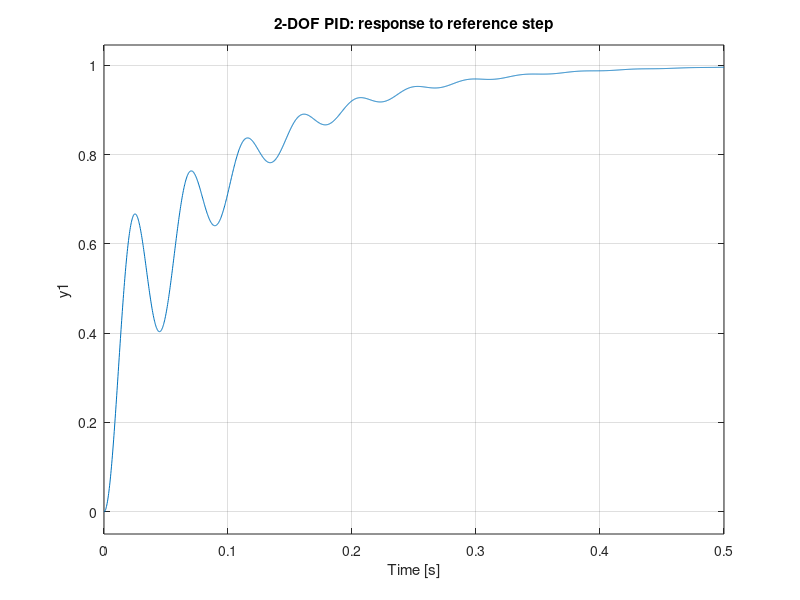
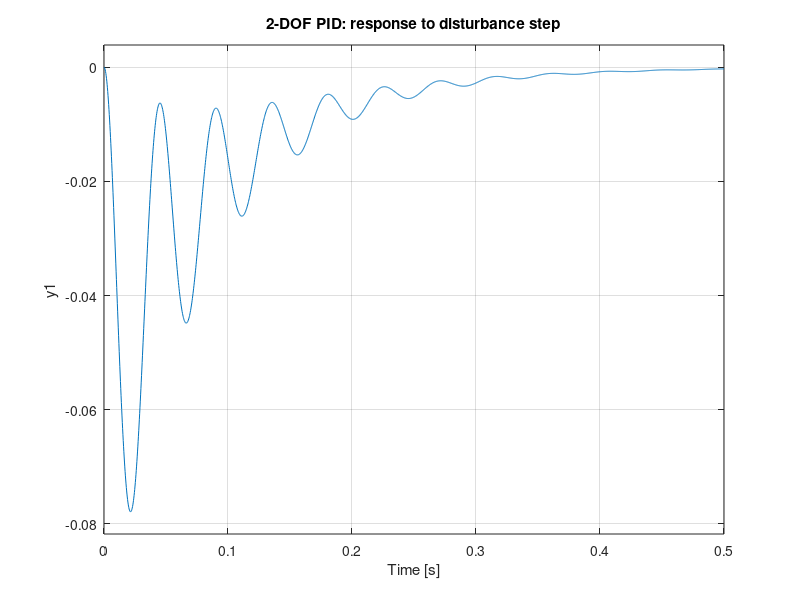

Here is the MATLAB script that generated these plots, in order:
% Robot joint plant: G(s) = K / ((T_m s + 1) s)
K  = 50;
Tm = 0.05;
s  = tf('s');
G  = K / ((Tm * s + 1) * s);

% Feedback-side PID
Kp = 20;
Ki = 200;
Kd = 0.02;

Cy = Kp + Ki / s + Kd * s;

% 2-DOF weights
b = 0.3;
c = 0.0;

Cr = Kp * b + Ki / s + Kd * c * s;

% Closed-loop from reference and from disturbance
Tr = minreal(G * Cr / (1 + G * Cy));
Td = minreal(G / (1 + G * Cy));

t = linspace(0, 0.5, 2000);
figure; step(Tr, t); grid on;
title('2-DOF PID: response to reference step');

figure; step(-Td, t); grid on;
title('2-DOF PID: response to disturbance step');

% In Simulink:
% - Use a PID Controller block configured for 2-DOF (if available),
%   or implement b and c weighting using Sum and Gain blocks.
% - Place a prefilter block F(s) in front of the reference if needed.
